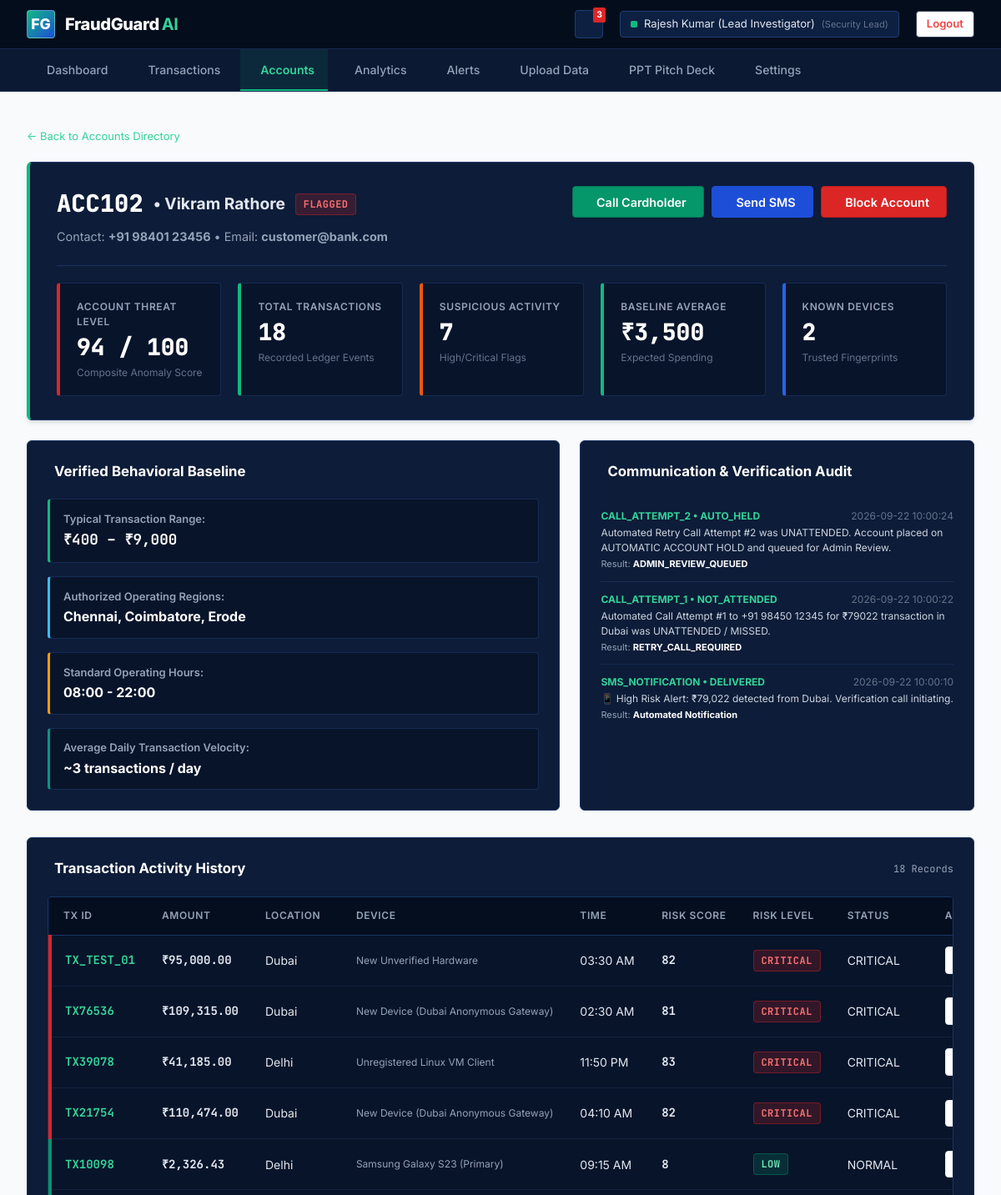
The page /accounts/ACC102 (signed in, upper part) on the database as committed earlier.
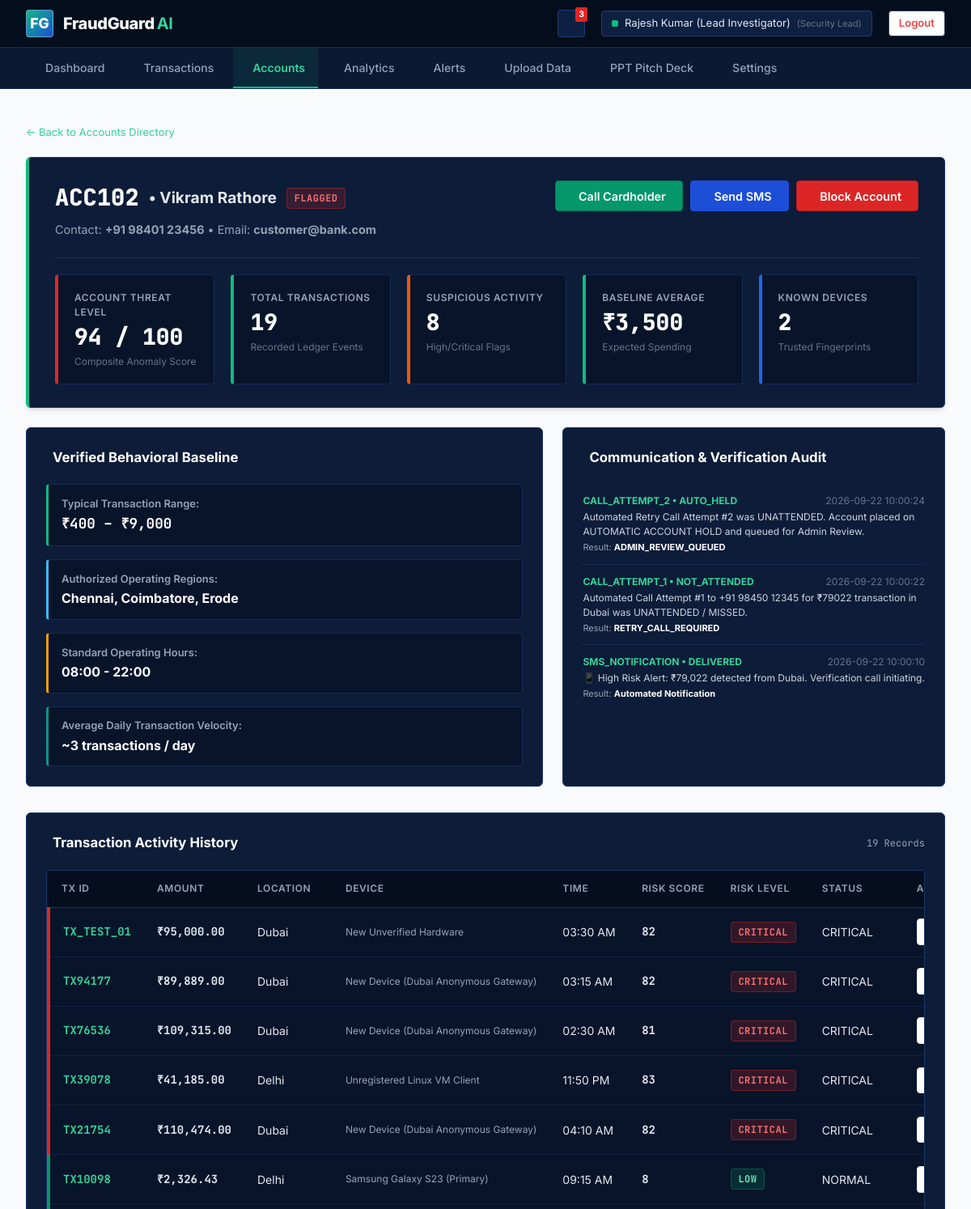
The same page on the database as committed later.
### tables this page shows
CREATE TABLE customer_communications (
            id INTEGER PRIMARY KEY AUTOINCREMENT,
            account_id TEXT NOT NULL,
            transaction_id TEXT,
            type TEXT NOT NULL, -- CALL, SMS, WHATSAPP
            recipient_contact TEXT NOT NULL,
            message_content TEXT NOT NULL,
            status TEXT DEFAULT 'DELIVERED', -- SENT, DELIVERED, ANSWERED, CONFIRMED_FRAUD, CONFIRMED_SAFE
            response TEXT,
            created_at TIMESTAMP DEFAULT CURRENT_TIMESTAMP
        );

CREATE TABLE transactions (
            id INTEGER PRIMARY KEY AUTOINCREMENT,
            transaction_id TEXT UNIQUE NOT NULL,
            account_id TEXT NOT NULL,
            recipient_account_id TEXT,
            amount REAL NOT NULL,
            avg_amount REAL NOT NULL,
            location TEXT NOT NULL,
            time_str TEXT NOT NULL,
            device TEXT NOT NULL,
            new_device INTEGER DEFAULT 0,
            transactions_10min INTEGER DEFAULT 1,
            rule_score INTEGER DEFAULT 0,
            ml_score INTEGER DEFAULT 0,
            risk_score INTEGER DEFAULT 0,
            risk_level TEXT DEFAULT 'LOW',
            status TEXT DEFAULT 'NORMAL',
            flagged_reasons TEXT DEFAULT '[]',
            created_at TIMESTAMP DEFAULT CURRENT_TIMESTAMP
        );

### app.py (the view)
@app.route('/accounts/<account_id>')
@login_required
def account_details_view(account_id):
    account = get_account_profile(account_id)
    if not account:
        flash(f'Account {account_id} not found.', 'warning')
        return redirect(url_for('accounts_view'))
    account_txs = get_transactions_for_account(account_id)
    suspicious_count = sum(1 for t in account_txs if t['risk_level'] in ['HIGH', 'CRITICAL'])
    communications = get_communications_for_account(account_id)
    return render_template(
        'account_details.html',
        account=dict(account),
        transactions=account_txs,
        suspicious_count=suspicious_count,
        communications=communications
    )

### app.py (called while the page is built)
def login_required(f):
    @wraps(f)
    def decorated_function(*args, **kwargs):
        if 'user_id' not in session:
            if request.is_json or request.path.startswith('/api/'):
                return jsonify({'success': False, 'message': 'Authentication required. Please log in.'}), 401
            return redirect(url_for('login_view', next=request.url))
        return f(*args, **kwargs)
    return decorated_function

### database.py (called while the page is built)
def get_db_connection():
    os.makedirs(os.path.dirname(DB_PATH), exist_ok=True)
    conn = sqlite3.connect(DB_PATH, timeout=30.0)
    conn.row_factory = sqlite3.Row
    return conn

def get_account_profile(account_id):
    conn = get_db_connection()
    account = conn.execute('SELECT * FROM accounts WHERE account_id = ?', (account_id,)).fetchone()
    conn.close()
    return account

def get_communications_for_account(account_id):
    conn = get_db_connection()
    rows = conn.execute('SELECT * FROM customer_communications WHERE account_id = ? ORDER BY id DESC', (account_id,)).fetchall()
    conn.close()
    return [dict(r) for r in rows]

### templates/account_details.html (shortened to what the changed rows need)
{% extends "base.html" %}
{% block content %}
<div class="app-main-content">
    <div class="dashboard-hero-panel" style="margin-bottom: 1.5rem;">
        <div class="metrics-overview-grid" style="margin-top: 1.5rem; padding-top: 1.25rem; border-top: 1px solid #1A3464;">
            <div class="metric-rect-block">
                <div class="metric-label">Total Transactions</div>
                <div class="metric-value">{{ transactions|length }}</div>
                <div class="metric-subtext">Recorded Ledger Events</div>
            </div>
            <div class="metric-rect-block orange">
                <div class="metric-label">Suspicious Activity</div>
                <div class="metric-value">{{ suspicious_count }}</div>
                <div class="metric-subtext">High/Critical Flags</div>
            </div>
        </div>
    </div>
    <div class="dash-two-col-grid">
        <div class="panel-card">
            <div style="font-size: 12px; max-height: 280px; overflow-y: auto;">
                {% for comm in communications %}
                <div style="padding: 0.75rem 0; border-bottom: 1px solid #162C54;">
                    <div style="display: flex; justify-content: space-between; margin-bottom: 2px;">
                        <strong style="color: #34D399;">{{ comm.type }} &bull; {{ comm.status }}</strong>
                        <span style="color: #64748B;">{{ comm.created_at }}</span>
                    </div>
                    <div style="color: #CBD5E1;">{{ comm.message_content }}</div>
                    {% if comm.response %}
                    <div style="font-size: 11px; color: #94A3B8; margin-top: 2px;">Result: <strong style="color: #FFF;">{{ comm.response }}</strong></div>
                    {% endif %}
                </div>
                {% else %}
                <div style="color: #94A3B8; padding: 1rem 0; text-align: center;">
                    No communications logged yet. Click "Call Cardholder" or "Send SMS" above to initiate verification.
                </div>
                {% endfor %}
            </div>
        </div>
    </div>
    <div class="panel-card">
        <div class="panel-header">
            <h3 class="panel-title">
                 Transaction Activity History
            </h3>
            <span class="mono" style="font-size: 12px; color: #94A3B8;">{{ transactions|length }} Records</span>
        </div>
        <div class="table-responsive-container">
            <table class="fraud-table">
                <thead>
                    <tr>
                        <th>Tx ID</th>
                        <th>Amount</th>
                        <th>Location</th>
                        <th>Device</th>
                        <th>Time</th>
                        <th>Risk Score</th>
                        <th>Risk Level</th>
                        <th>Status</th>
                        <th>Action</th>
                    </tr>
                </thead>
                <tbody>
                    {% for tx in transactions %}
                    <tr class="risk-{{ tx.risk_level.lower() }}">
                        <td class="mono" style="font-weight: 700; color: #34D399;">{{ tx.transaction_id }}</td>
                        <td class="mono" style="font-weight: 700;">₹{{ "{:,.2f}".format(tx.amount) }}</td>
                        <td>{{ tx.location }}</td>
                        <td style="font-size: 12px; color: #94A3B8;">{{ tx.device }}</td>
                        <td>{{ tx.time_str }}</td>
                        <td class="mono" style="font-weight: 700;">{{ tx.risk_score }}</td>
                        <td><span class="risk-tag {{ tx.risk_level.lower() }}">{{ tx.risk_level }}</span></td>
                        <td>{{ tx.status }}</td>
                        <td>
                            <a href="{{ url_for('transaction_details_view', tx_id=tx.transaction_id) }}" class="btn btn-secondary btn-sm">
                            </a>
                        </td>
                    </tr>
                    {% endfor %}
                </tbody>
            </table>
        </div>
    </div>
</div>
{% endblock %}

Rows that differ between the two databases and show on the page:
added transactions: transaction_id "TX94177", amount "89,889.00", location "Dubai", device "New Device (Dubai Anonymous Gateway)", time_str "03:15 AM", risk_score "82", risk_level "CRITICAL", status "CRITICAL"
Other text that changed with them:
{{ transactions|length }}: "18" → "19"
{{ suspicious_count }}: "7" → "8"
